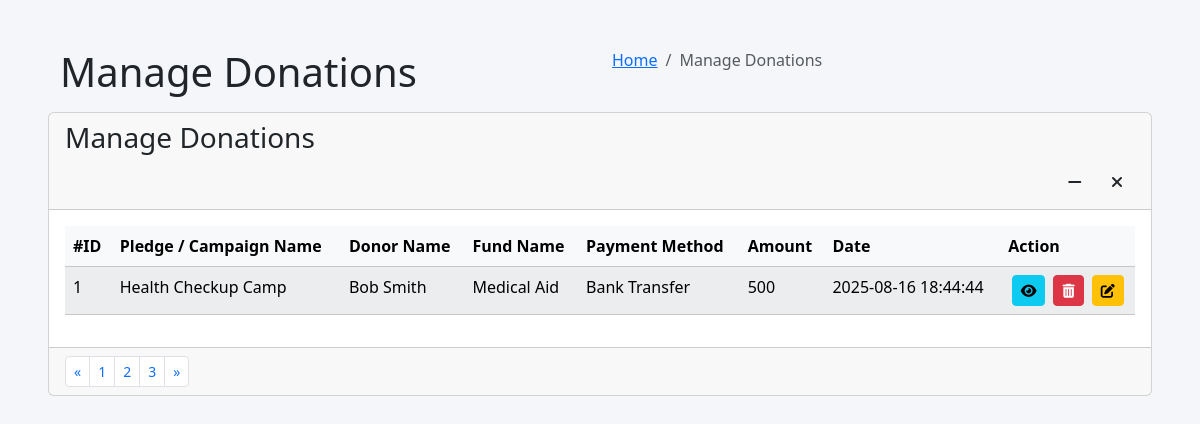
Before: /pages/admin/donations/manage_donations.php with the older database file.
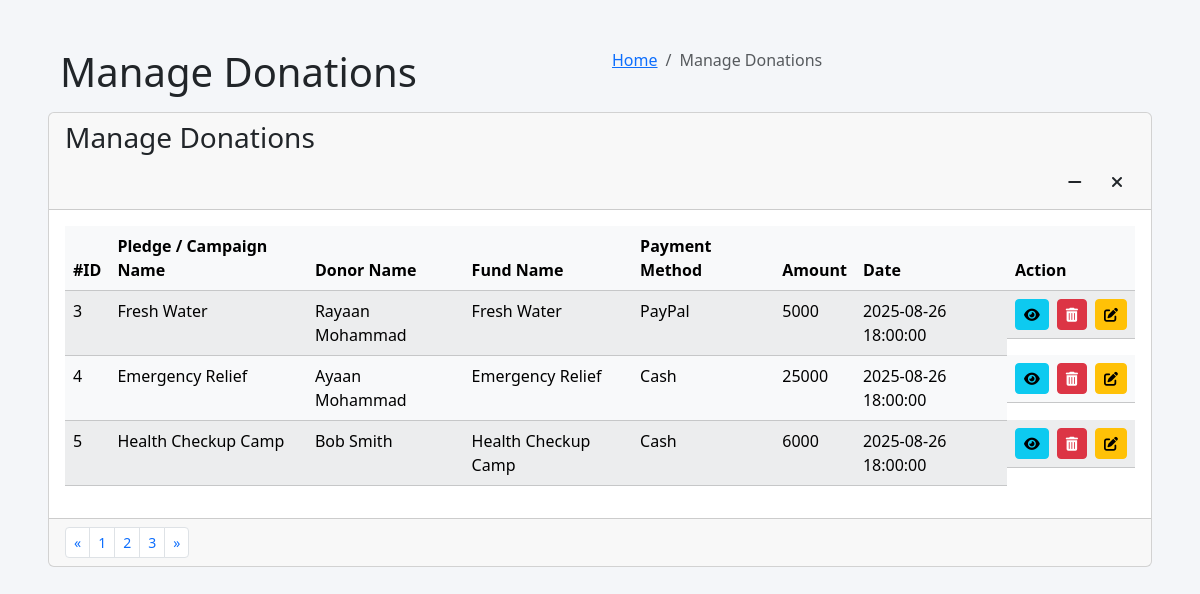
After: the same page with the newer database file.
### tables this page shows
CREATE TABLE `donations` (
  `id` int(11) NOT NULL,
  `name` varchar(255) NOT NULL,
  `amount` int(11) DEFAULT NULL,
  `date` timestamp NOT NULL DEFAULT current_timestamp() ON UPDATE current_timestamp(),
  `payment_id` int(11) DEFAULT NULL,
  `fund_id` int(11) DEFAULT NULL,
  `donor_id` int(11) DEFAULT NULL,
  `pledge_id` int(11) DEFAULT NULL,
  `campaign_id` int(11) DEFAULT NULL
);

CREATE TABLE `funds` (
  `id` int(11) NOT NULL,
  `name` varchar(255) NOT NULL,
  `status` varchar(255) DEFAULT NULL,
  `collected_amount` int(11) NOT NULL
);

CREATE TABLE `payment_methods` (
  `id` int(11) NOT NULL,
  `type` varchar(255) DEFAULT NULL
);

### pages/admin/donations/manage_donations.php (the view, shortened to what this page needs)
<?php
include('config.php');
?>
<!DOCTYPE html>
<html lang="en">
<head>
    <link href="https://cdn.jsdelivr.net/npm/bootstrap@5.3.3/dist/css/bootstrap.min.css" rel="stylesheet" xintegrity="sha384-QWTKZyjpPEjISv5WaRU9OFeRpok6YctnYmDr5pNlyT2bRjXh0JMhjY6hW+ALEwIH">
    <link href="https://cdnjs.cloudflare.com/ajax/libs/font-awesome/6.0.0-beta3/css/all.min.css" rel="stylesheet">
</head>
<body>
<div class="container-fluid p-5">
    <section class="content-header">
        <div class="container-fluid">
            <div class="row mb-2">
                <div class="col-sm-6">
                    <h1>Manage Donations</h1>
                </div>
                <div class="col-sm-6">
                    <ol class="breadcrumb float-sm-right">
                        <li class="breadcrumb-item"><a href="#">Home</a></li>
                        <li class="breadcrumb-item active">Manage Donations</li>
                    </ol>
                </div>
            </div>
        </div>
    </section>
    <section class="content">
        <div class="card">
            <div class="card-header">
                <h3 class="card-title">Manage Donations</h3>
                <div class="card-tools">
                    <button type="button" class="btn btn-tool" data-card-widget="collapse" title="Collapse">
                        <i class="fas fa-minus"></i>
                    </button>
                    <button type="button" class="btn btn-tool" data-card-widget="remove" title="Remove">
                        <i class="fas fa-times"></i>
                    </button>
                </div>
            </div>
            <div class="card-body">
                <table class="table table-hover table table-light table-striped">
                    <thead class="bg-info text-white">
                        <tr>
                            <th>#ID</th>
                            <th>Pledge / Campaign Name</th>
                            <th>Donor Name</th>
                            <th>Fund Name</th>
                            <th>Payment Method</th>
                            <th>Amount</th>
                            <th>Date</th>
                            <th>Action</th>
                        </tr>
                    </thead>
                    <tbody>
                        <?php
                        if ($dms->connect_error) {
                            echo "<tr><td colspan='8' class='text-center text-danger'>Connection failed: " . $dms->connect_error . "</td></tr>";
                        } else {
                            $sql = "SELECT d.id, d.name AS donor_name, d.amount, d.date,
                                    COALESCE(p.name, c.name) AS pledge_campaign_name,
                                    f.name AS fund_name,
                                    pm.type AS payment_method
                                    FROM donations d
                                    LEFT JOIN pledges p ON d.pledge_id = p.id
                                    LEFT JOIN campaigns c ON d.campaign_id = c.id
                                    LEFT JOIN funds f ON d.fund_id = f.id
                                    LEFT JOIN payment_methods pm ON d.payment_id = pm.id";
                            $donations = $dms->query($sql);
                            if (!$donations) {
                                echo "<tr><td colspan='8' class='text-center text-danger'>Query failed: " . $dms->error . "</td></tr>";
                            } else if ($donations->num_rows > 0) {
                                while ($row = $donations->fetch_assoc()) {
                                    echo "<tr>
                                            <td>{$row['id']}</td>
                                            <td>" . htmlspecialchars($row['pledge_campaign_name'] ?? 'N/A') . "</td>
                                            <td>" . htmlspecialchars($row['donor_name'] ?? 'N/A') . "</td>
                                            <td>" . htmlspecialchars($row['fund_name'] ?? 'N/A') . "</td>
                                            <td>" . htmlspecialchars($row['payment_method'] ?? 'N/A') . "</td>
                                            <td>" . htmlspecialchars($row['amount'] ?? 'N/A') . "</td>
                                            <td>" . htmlspecialchars($row['date'] ?? 'N/A') . "</td>
                                            <td class='d-flex justify-content-center align-items-center'>
                                                <button type='button' class='btn btn-info btn-sm me-2' data-bs-toggle='modal' data-bs-target='#donationViewModal'
                                                    data-id='{$row['id']}'
                                                    data-pname='" . htmlspecialchars($row['pledge_campaign_name'] ?? '') . "'
                                                    data-donor='" . htmlspecialchars($row['donor_name'] ?? '') . "'
                                                    data-fund='" . htmlspecialchars($row['fund_name'] ?? '') . "'
                                                    data-payment='" . htmlspecialchars($row['payment_method'] ?? '') . "'
                                                    data-amount='{$row['amount']}'
                                                    data-date='{$row['date']}'
                                                    title='View donation'>
                                                    <i class='fas fa-eye'></i>
                                                </button>
                                                <button type='button' class='btn btn-danger btn-sm me-2' data-bs-toggle='modal' data-bs-target='#deleteConfirmModal' data-id='{$row['id']}' title='Delete donation'>
                                                    <i class='fas fa-trash-alt'></i>
                                                </button>
                                                <form id='deleteForm-{$row['id']}' action='home.php?page=18' method='post' class='me-2' style='display:none;'>
                                                    <input type='hidden' name='txtId' value='{$row['id']}'>
                                                </form>
                                                <form action='home.php?page=3' method='post' data-bs-toggle='tooltip' title='Edit donation'>
                                                    <input type='hidden' name='id' value='{$row['id']}'>
                                                    <button type='submit' name='btnEdit' class='btn btn-warning btn-sm'>
                                                        <i class='fas fa-edit'></i>
                                                    </button>
                                                </form>
                                            </td>
                                        </tr>";
                                }
                            } else {
                                echo "<tr><td colspan='8' class='text-center'>No donations found.</td></tr>";
                            }
                        }
                        ?>
                    </tbody>
                </table>
            </div>
            <div class="card-footer clearfix">
                <ul class="pagination pagination-sm m-0 float-right">
                    <li class="page-item"><a class="page-link" href="#">«</a></li>
                    <li class="page-item"><a class="page-link" href="#">1</a></li>
                    <li class="page-item"><a class="page-link" href="#">2</a></li>
                    <li class="page-item"><a class="page-link" href="#">3</a></li>
                    <li class="page-item"><a class="page-link" href="#">»</a></li>
                </ul>
            </div>
        </div>
    </section>
</div>
</body>
</html>

### pages/admin/donations/manage_donations.php (style rules this page uses)
body { background-color: #f4f6f9; }
.card-header .card-title { float: none; }
.card-tools { float: right; }

Changed rows visible on the page:
removed donations: id "1", pledge_campaign_name "Health Checkup Camp", name "Bob Smith", fund.name "Medical Aid", payment.type "Bank Transfer", amount "500", date "2025-08-16 18:44:44"
added donations: id "3", pledge_campaign_name "Fresh Water", name "Rayaan Mohammad", fund.name "Fresh Water", payment.type "PayPal", amount "5000", date "2025-08-26 18:00:00"
added donations: id "4", pledge_campaign_name "Emergency Relief", name "Ayaan Mohammad", fund.name "Emergency Relief", payment.type "Cash", amount "25000", date "2025-08-26 18:00:00"
added donations: id "5", pledge_campaign_name "Health Checkup Camp", name "Bob Smith", fund.name "Health Checkup Camp", payment.type "Cash", amount "6000", date "2025-08-26 18:00:00"
